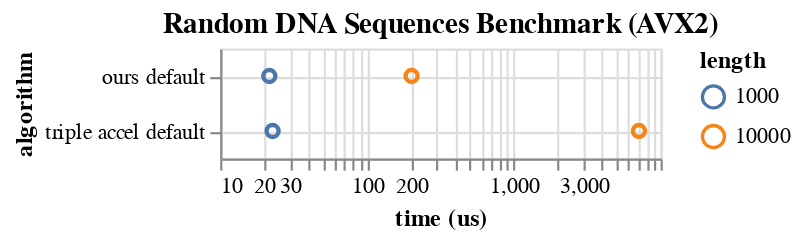

The notebook cell saved with this chart:
### Code cell
c = alt.Chart(data, title = "Random DNA Sequences Benchmark (AVX2)").mark_point(opacity = 1).encode(
    x = alt.X("time", axis = alt.Axis(title = "time (us)"), scale = alt.Scale(type = "log")),
    y = alt.Y("algorithm property", axis = alt.Axis(title = "algorithm", grid = True), sort = alt.EncodingSortField(field = "time")),
    color = "length:N"
).transform_filter(
    datum.alphabet == "nucleotide"
).properties(
    width = 200,
    height = 50
)
save(c, "random_dna_bench.pdf")
c

### Figure 1 — Vega-Lite specification as saved in the notebook (floating-point values rounded to 4 significant figures)
{"config": {"view": {"continuousWidth": 400, "continuousHeight": 300}}, "data": {"name": "data-c0a00d57c8ae526759eda0940db65de8"}, "mark": {"type": "point", "opacity": 1}, "encoding": {"color": {"type": "nominal", "field": "length"}, "x": {"type": "quantitative", "axis": {"title": "time (us)"}, "field": "time", "scale": {"type": "log"}}, "y": {"type": "nominal", "axis": {"grid": true, "title": "algorithm"}, "field": "algorithm property", "sort": {"field": "time"}}}, "height": 50, "title": "Random DNA Sequences Benchmark (AVX2)", "transform": [{"filter": "(datum.alphabet === 'nucleotide')"}], "width": 200, "$schema": "https://vega.github.io/schema/vega-lite/v4.8.1.json", "datasets": {"data-c0a00d57c8ae526759eda0940db65de8": [{"algorithm": "parasailors", "alphabet": "protein", "k": 1000, "length": 10000, "property": "default", "time": 44560.0, "algorithm property": "parasailors default"}, {"algorithm": "parasailors", "alphabet": "protein", "k": 100, "length": 1000, "property": "default", "time": 507.2, "algorithm property": "parasailors default"}, {"algorithm": "parasailors", "alphabet": "protein", "k": 10, "length": 100, "property": "default", "time": 17.26, "algorithm property": "parasailors default"}, {"algorithm": "rust bio", "alphabet": "protein", "k": 100, "length": 1000, "property": "default", "time": 14110.0, "algorithm property": "rust bio default"}, {"algorithm": "rust bio", "alphabet": "protein", "k": 10, "length": 100, "property": "default", "time": 144.9, "algorithm property": "rust bio default"}, {"algorithm": "ours", "alphabet": "protein", "k": 1000, "length": 10000, "property": "default", "time": 207.7, "algorithm property": "ours default"}, {"algorithm": "ours", "alphabet": "protein", "k": 1000, "length": 10000, "property": "insert", "time": 1928.0, "algorithm property": "ours insert"}, {"algorithm": "ours", "alphabet": "protein", "k": 1000, "length": 10000, "property": "small", "time": 209.4, "algorithm property": "ours small"}, {"algorithm": "ours", "alphabet": "protein", "k": 1000, "length": 10000, "property": "trace", "time": 333.7, "algorithm property": "ours trace"}, {"algorithm": "ours", "alphabet": "protein", "k": 100, "length": 1000, "property": "default", "time": 24.26, "algorithm property": "ours default"}, {"algorithm": "ours", "alphabet": "protein", "k": 100, "length": 1000, "property": "insert", "time": 43.24, "algorithm property": "ours insert"}, {"algorithm": "ours", "alphabet": "protein", "k": 100, "length": 1000, "property": "small", "time": 21.26, "algorithm property": "ours small"}, {"algorithm": "ours", "alphabet": "protein", "k": 100, "length": 1000, "property": "trace", "time": 37.13, "algorithm property": "ours trace"}, {"algorithm": "ours", "alphabet": "protein", "k": 10, "length": 100, "property": "default", "time": 3.793, "algorithm property": "ours default"}, {"algorithm": "ours", "alphabet": "protein", "k": 10, "length": 100, "property": "insert", "time": 3.863, "algorithm property": "ours insert"}, {"algorithm": "ours", "alphabet": "protein", "k": 10, "length": 100, "property": "small", "time": 3.201, "algorithm property": "ours small"}, {"algorithm": "ours", "alphabet": "protein", "k": 10, "length": 100, "property": "trace", "time": 5.372, "algorithm property": "ours trace"}, {"algorithm": "ours", "alphabet": "nucleotide", "k": 1000, "length": 10000, "property": "default", "time": 201.3, "algorithm property": "ours default"}, {"algorithm": "ours", "alphabet": "nucleotide", "k": 100, "length": 1000, "property": "default", "time": 21.61, "algorithm property": "ours default"}, {"algorithm": "triple accel", "alphabet": "nucleotide", "k": 1000, "length": 10000, "property": "default", "time": 7119.0, "algorithm property": "triple accel default"}, {"algorithm": "triple accel", "alphabet": "nucleotide", "k": 100, "length": 1000, "property": "default", "time": 22.74, "algorithm property": "triple accel default"}]}}
